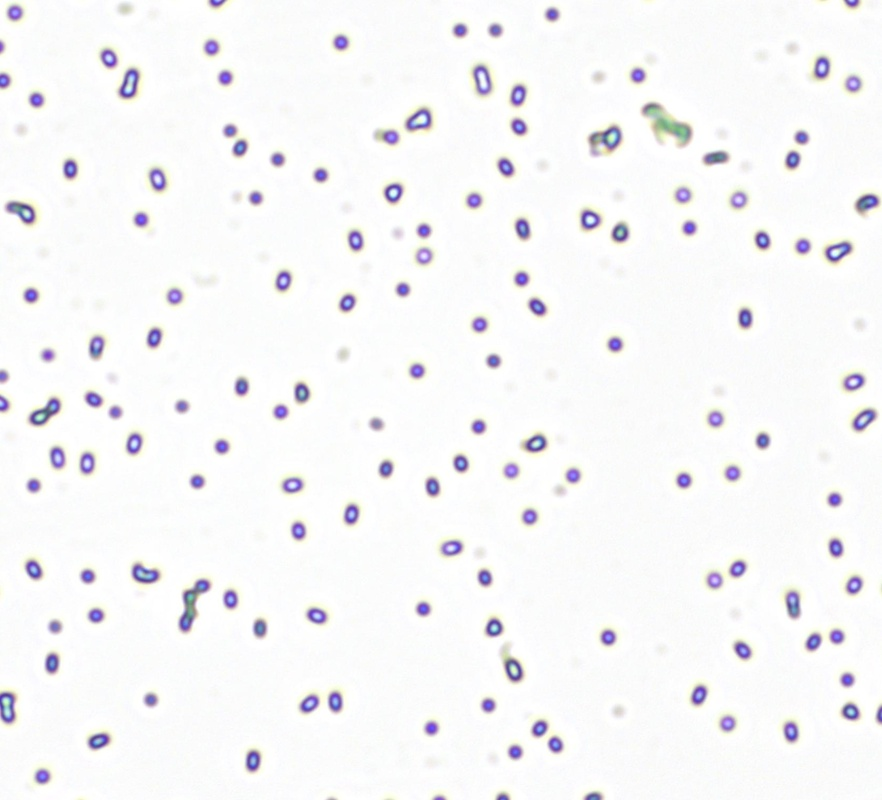
#> input picture Traditional Image Processing/mic.jpg, 882 x 800 px, shrunk from 1667 x 1513 before the run
$ jupyter execute image_segmentation.ipynb
#> lines starting #> are read from the running program, lines starting #| are printed output that depends on the picture; after the words box and inside, x2 and y2 are one past the last pixel; in counts of white or black regions, pixels touching at a corner belong together
[cell 1]
import cv2
import numpy as np
import matplotlib.pyplot as plt

image = cv2.imread('mic.jpg', )
#> image is the input picture: shape (800, 882, 3); mean B, G, R 247.3, 245.9, 246.4
image = cv2.cvtColor(image, cv2.COLOR_BGR2RGB)

gray = cv2.cvtColor(image, cv2.COLOR_RGB2GRAY)
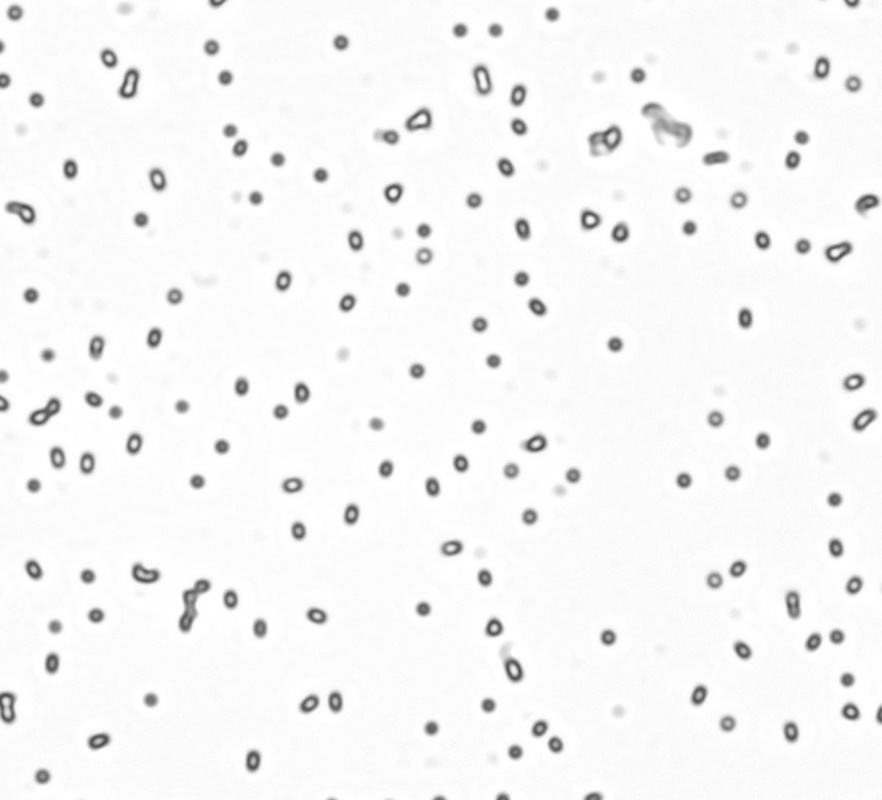
#> gray: shape (800, 882); min 76, max 255, mean 246.2

plt.subplot(1, 1, 1)
plt.imshow(image, cmap='gray')
plt.title("RGB Image")
plt.axis("off")
plt.show()

plt.subplot(1, 1, 1)
plt.imshow(gray, cmap='gray')
plt.title("Grayscale")
plt.axis("off")
plt.show()

[cell 2]
# Perfrom OTSU thresholding, which separates foreground from background
ret, thresh = cv2.threshold(gray, 0, 255, cv2.THRESH_BINARY_INV+cv2.THRESH_OTSU)
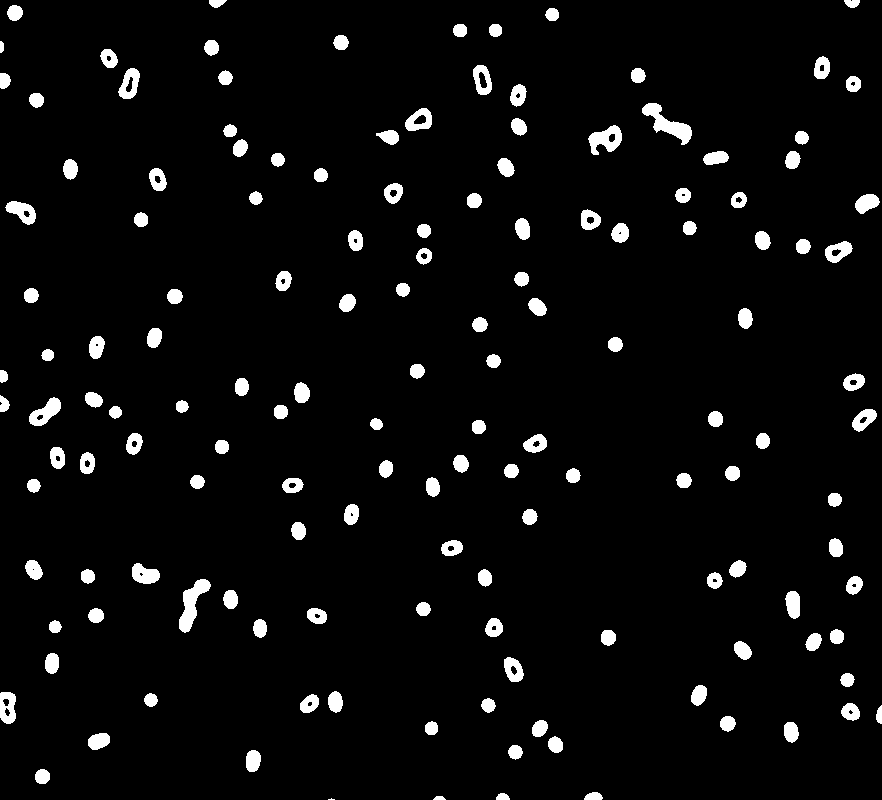
#> thresh: shape (800, 882); 4.6% white; 147 white regions (1 under 20 px), largest, box (x1, y1, x2, y2) and area: (642, 103, 692, 145) 789, (179, 579, 211, 633) 756, (588, 125, 622, 155) 578
#> ret = 196

plt.subplot(1, 1, 1)
plt.imshow(thresh, cmap='gray')
plt.title("thresh image")
plt.axis("off")
plt.show()

[cell 3]
flood_filled = thresh.copy()
h, w = thresh.shape[:2]
#> h = 800; w = 882
mask = np.zeros((h+2, w+2), np.uint8)

# Flood fill from point (0, 0)
cv2.floodFill(flood_filled, mask, (0, 0), 255)
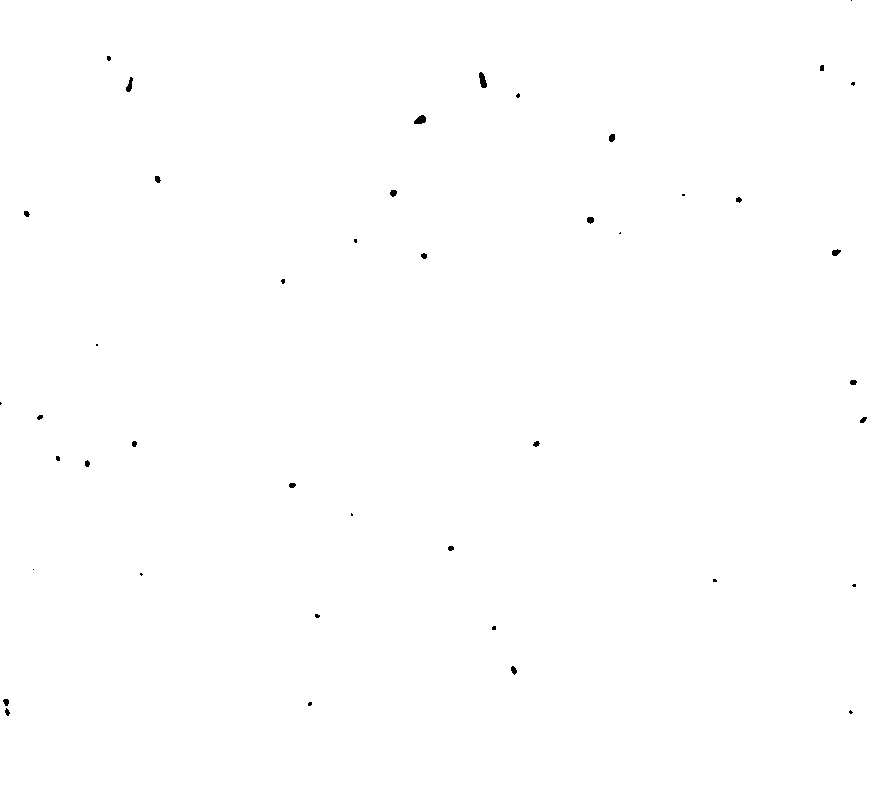
#> flood_filled: shape (800, 882); 99.9% white; 43 black regions (20 under 20 px), largest, box (x1, y1, x2, y2) and area: (479, 72, 487, 88) 85, (414, 115, 426, 124) 78, (126, 77, 133, 92) 59

# Invert flood-filled image
flood_filled_inv = cv2.bitwise_not(flood_filled)

# Combine with original to fill holes
filled = thresh | flood_filled_inv
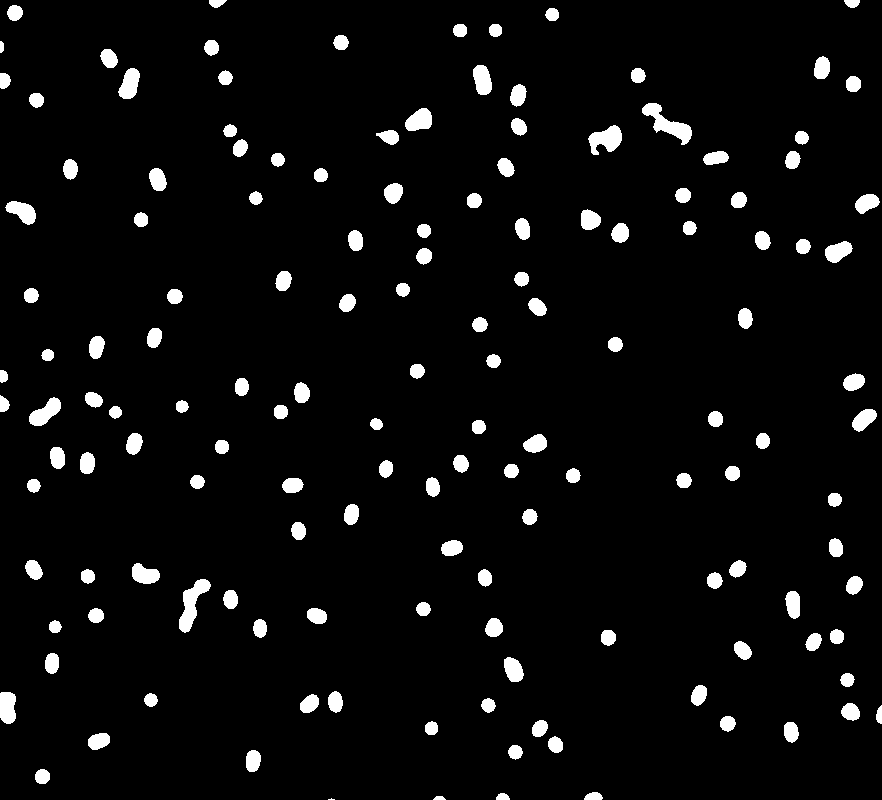
#> filled: shape (800, 882); 4.7% white; 147 white regions (1 under 20 px), largest, box (x1, y1, x2, y2) and area: (642, 103, 692, 145) 789, (179, 579, 211, 633) 756, (588, 125, 622, 155) 619

plt.subplot(1, 1, 1)
plt.imshow(filled, cmap='gray')
plt.title("filled image")
plt.axis("off")
plt.show()

[cell 4]
# Find connected components
num_labels, labels, stats, _ = cv2.connectedComponentsWithStats(filled, connectivity=8)
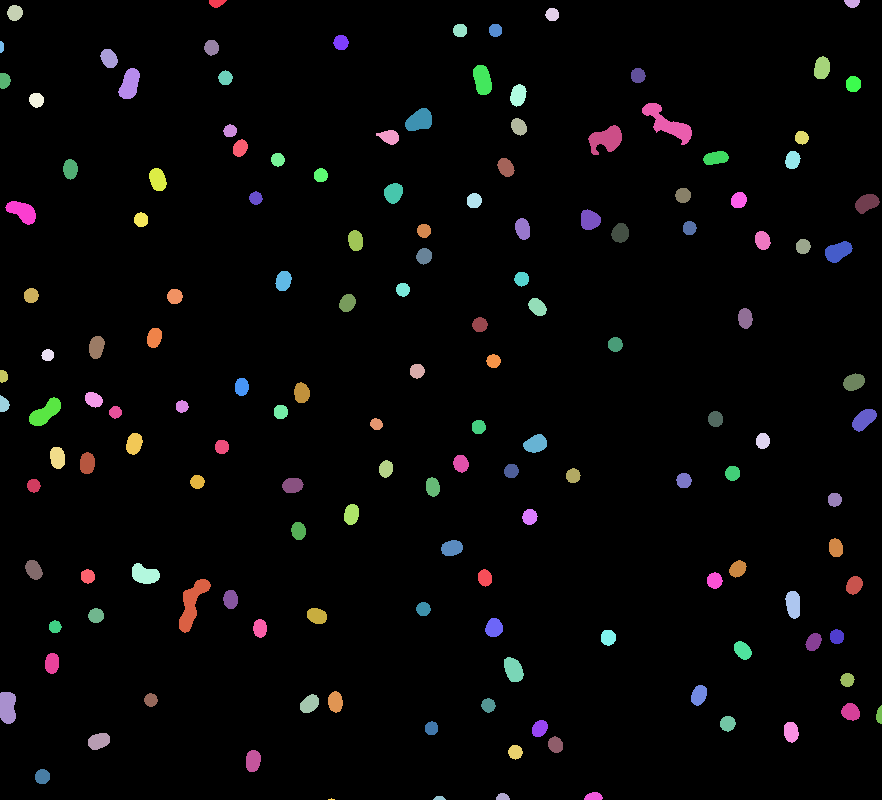
#> labels: shape (800, 882) int32; 148 distinct labels, from 0 to 147; one colour per label, 0 black
#> num_labels = 148; stats = 148 rows, first 6: [0, 0, 882, 800, 672315], [209, 0, 18, 8, 101], [844, 0, 16, 8, 99], [7, 5, 16, 16, 198], [545, 8, 14, 13, 145], [453, 24, 14, 13, 154]

# Create an output image to hold filtered components
filtered_img = np.zeros_like(filled)

# Minimum area threshold (tweak as needed)
min_area = 100

# Keep components above the area threshold
for i in range(1, num_labels):  # skip background (label 0)
    if stats[i, cv2.CC_STAT_AREA] >= min_area:
        filtered_img[labels == i] = 255
#> filtered_img: shape (800, 882); 4.7% white; 140 white regions

plt.subplot(1, 1, 1)
plt.imshow(filtered_img, cmap='gray')
plt.title("filtered image")
plt.axis("off")
plt.show()

[cell 5]
contours, _= cv2.findContours(filtered_img, cv2.RETR_TREE, cv2.CHAIN_APPROX_SIMPLE)
#> contours = 140 contours; largest, box (x1, y1, x2, y2) and area: (642, 103, 692, 145) 718, (179, 579, 211, 633) 691, (588, 125, 622, 155) 566, (29, 397, 61, 426) 464, (118, 68, 140, 99) 426
contours = [i for i in contours if i.shape[0]>3] # to include counters with more than 3 edges
contours = [i[:,0,:] for i in contours]
#> contours = 140 items
contours = [np.vstack([i, i[0,:]]) for i in contours]

plt.subplot(1, 1, 1)
plt.imshow(image)
if len(contours)>0:
    for c in contours:
        plt.plot(c[:,0],c[:,1], c = 'r', linewidth = 1)
#> this loop made 140 passes
plt.axis('off')
plt.title('Segmented Image')
plt.show()
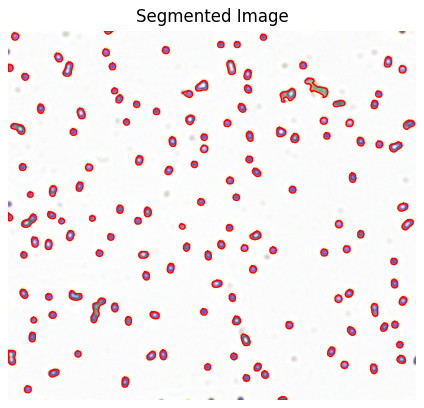
#> figure drawn by matplotlib, 1 panel
